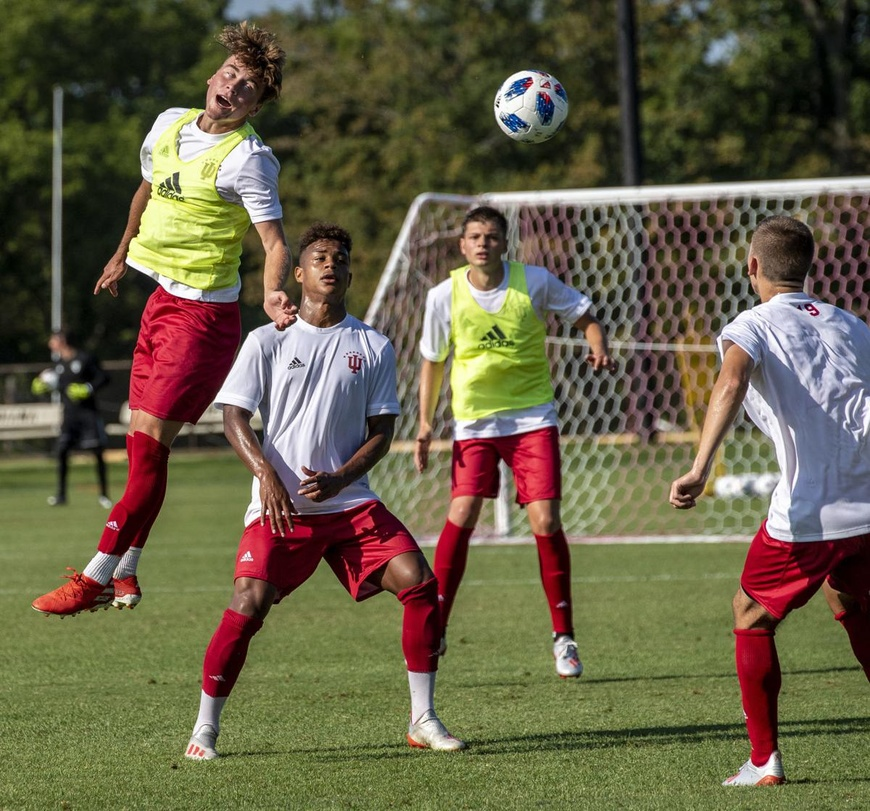
#> input picture soccer_practice.jpg, 870 x 811 px, shrunk from 1200 x 1119 before the run, given in place of the camera
$ python Video-reading.py
#> lines starting #> are read from the running program, lines starting #| are printed output that depends on the picture; after the words box and inside, x2 and y2 are one past the last pixel; in counts of white or black regions, pixels touching at a corner belong together
import cv2 as cv
import numpy as np

capture=cv.VideoCapture(0)


while True:
	istrue,frame=capture.read()
#> frame is the input picture: shape (811, 870, 3); mean B, G, R 70.9, 96, 102.6

	# [6 lines of commented-out code are left out]

	hsv=cv.cvtColor(frame,cv.COLOR_BGR2HSV)
#> hsv: shape (811, 870, 3); mean H, S, V 53.8, 108.8, 109.8
	lower_yellow=np.array([25, 50, 70])
	upper_yellow=np.array([35, 255, 255])
	mask=cv.inRange(hsv,lower_yellow,upper_yellow)
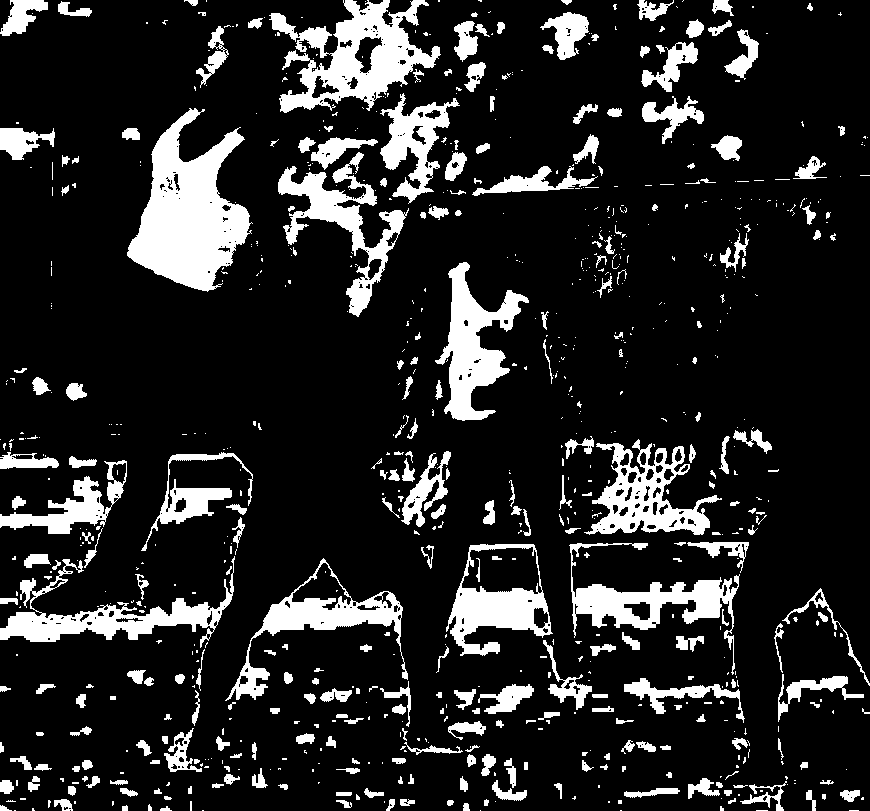
#> mask: shape (811, 870); 15.1% white; 837 white regions (544 under 20 px), largest, box (x1, y1, x2, y2) and area: (127, 108, 253, 292) 12106, (269, 0, 441, 113) 8525, (435, 262, 529, 421) 5814
	out=cv.bitwise_and(frame,frame,mask=mask)
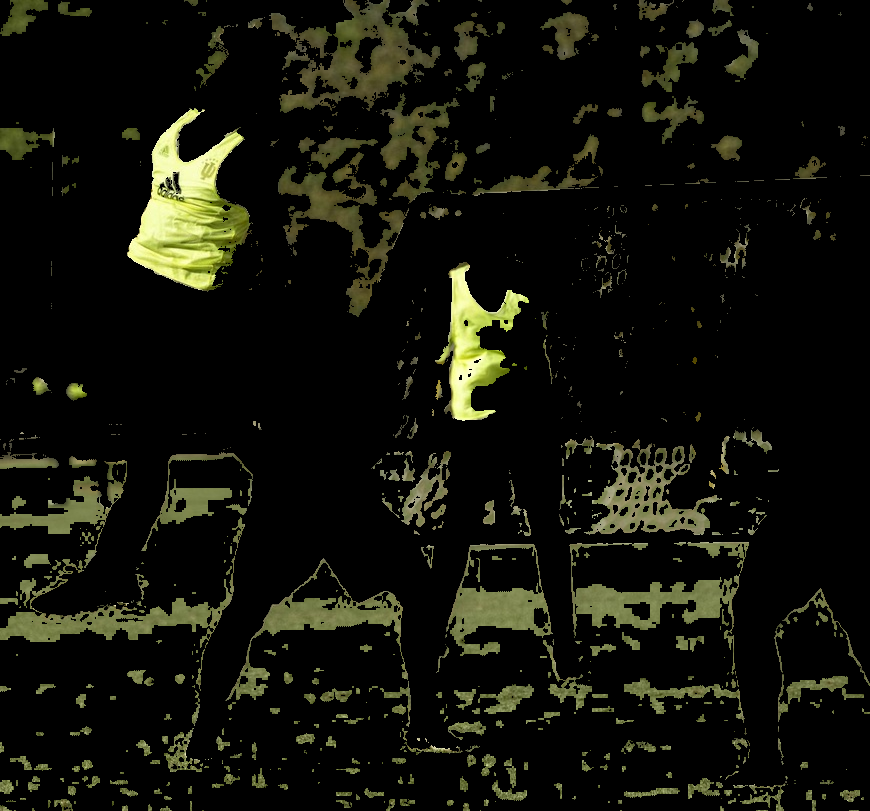
#> out: shape (811, 870, 3); mean B, G, R 10.8, 18.9, 18.3
	cv.imshow('Webcam-Video',out)

	if cv.waitKey(25) == ord('d'):
#> (key Esc is pressed here)
		break


capture.release()
cv.destroyAllWindows()
